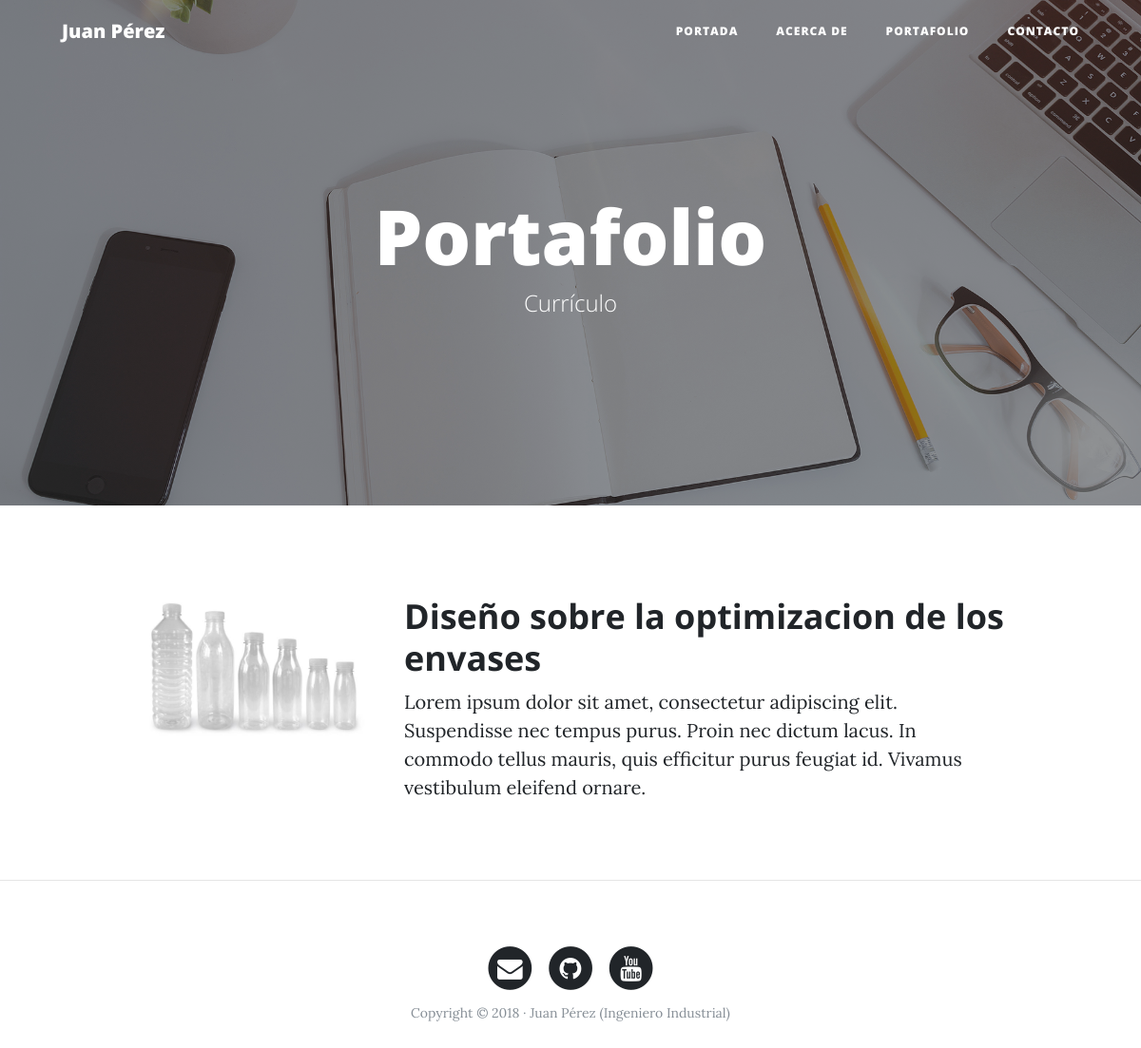
/portfolio/, run on an earlier commit of the app's database.
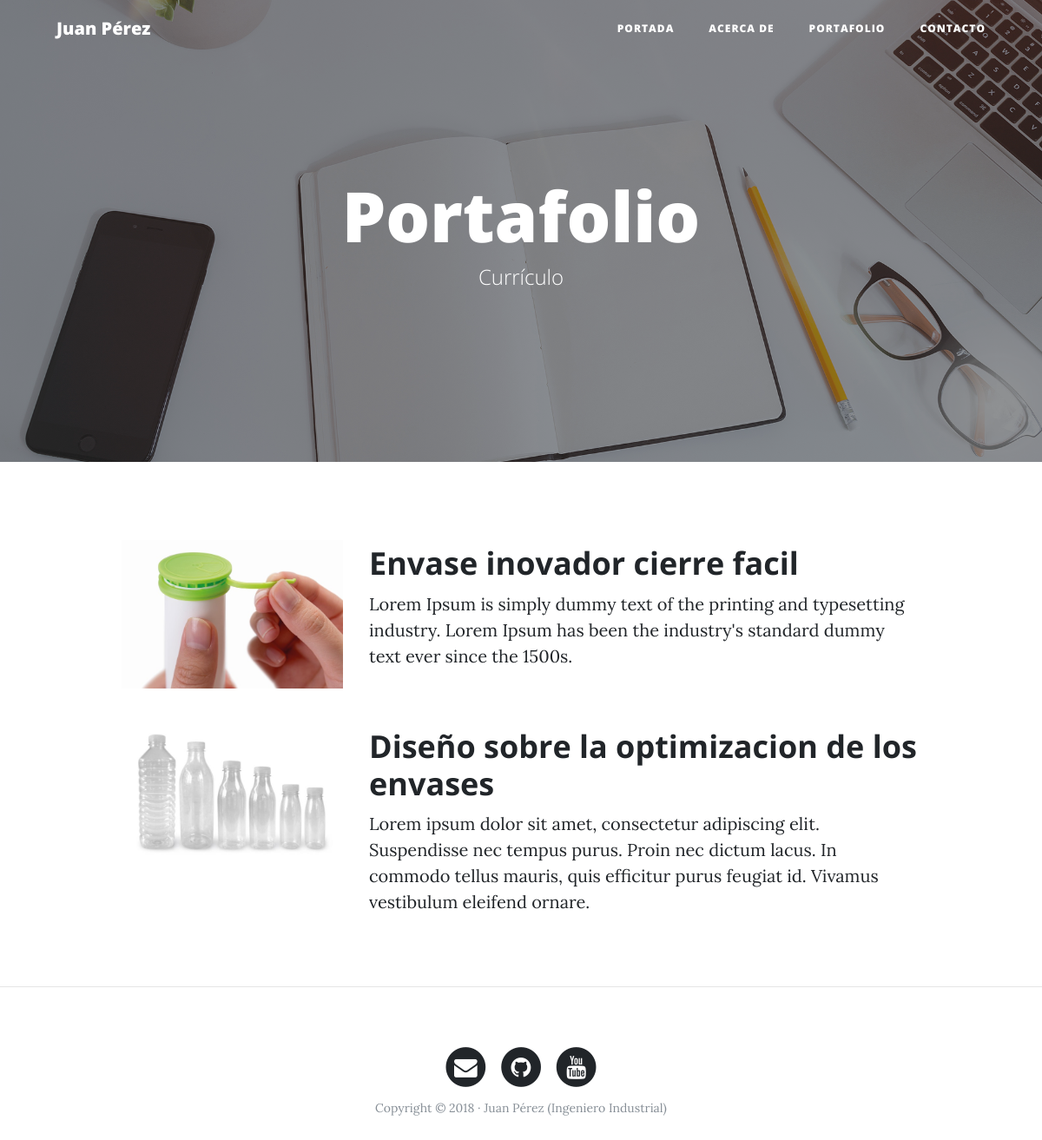
And on a later commit of the database.
### portfolio/models.py (models this page shows, shortened)
class Project(models.Model):
    title = models.CharField(max_length=200, verbose_name="Titulo")
    description = models.TextField(verbose_name="Descripcion")
    image = models.ImageField(verbose_name="Imagen", upload_to = "projects")
    link = models.URLField(null=True, blank=True, verbose_name="Direccion Web")
    created = models.DateTimeField(auto_now_add =True, verbose_name="Fecha de creacion")
    updated = models.DateTimeField(auto_now=True, verbose_name="Fecha de edicion")
    class Meta:
        verbose_name = "Proyecto"
        verbose_name_plural = "proyectos"
        ordering = ["-created"] #reverso de la ordenacion

### portfolio/views.py (the view)
# urls.py: path('portfolio/',portfolio_views.portfolio, name="portfolio"),
def portfolio(request):
    projects = Project.objects.all()
    return render(request, "portfolio/portfolio.html",{'projects': projects})

### portfolio/templates/portfolio/portfolio.html (shortened to what this page needs)
{% extends 'core/base.html' %}
{% block background %}{% load static %}{% static 'core/img/portfolio-bg.jpg' %}{% endblock %}
{% block headers %}
<h1>Portafolio</h1>
<span class="subheading">Currículo</span>
{% endblock %}
{% block content %}
    {% for project in projects %}
        <div class="row project">
            <div class="col-lg-3 col-md-4 offset-lg-1">
                <img class="img-fluid" src="{{project.image.url}} " alt="">
            </div>
        <div class="col-lg-7 col-md-8">
                <h2 class="section-heading title">{{project.title}}</h2>
            <p>{{project.description}}</p>
            </div>
        </div>
    {% endfor %}
{% endblock content %}

### core/templates/core/base.html (shortened to what this page needs)
<!DOCTYPE html>
<html lang="es">
  <head>
    {% load static %}
    <link href="{% static 'core/vendor/bootstrap/css/bootstrap.min.css' %}" rel="stylesheet">
    <link href="{% static 'core/vendor/font-awesome/css/font-awesome.min.css' %}" rel="stylesheet" type="text/css">
    <link href="{% static 'core/css/clean-blog.min.css' %}" rel="stylesheet">
  </head>
  <body>
    <nav class="navbar navbar-expand-lg navbar-light fixed-top" id="mainNav">
      <div class="container">
        <a class="navbar-brand" href="{% url 'home' %}">Juan Pérez</a>
        <div class="collapse navbar-collapse" id="navbarResponsive">
          <ul class="navbar-nav ml-auto">
            <li class="nav-item">
              <a class="nav-link" href="{% url 'home' %}">Portada</a>
            </li>
            <li class="nav-item">
              <a class="nav-link" href="{% url 'about' %}">Acerca de</a>
            </li>
            <li class="nav-item">
              <a class="nav-link" href="{% url 'portfolio' %}">Portafolio</a>
            </li>
            <li class="nav-item">
              <a class="nav-link" href="{% url 'contact' %}">Contacto</a>
            </li>
          </ul>
        </div>
      </div>
    </nav>
    <header class="masthead" style="background-image: url('{% block background %}{% endblock %}')">
      <div class="overlay"></div>
      <div class="container">
        <div class="row">
          <div class="col-lg-8 col-md-10 mx-auto">
            <div class="site-heading">
              {% block headers %}{% endblock %}
            </div>
          </div>
        </div>
      </div>
    </header>
    <div class="container">
      {% block content %}{% endblock %}
    </div>
    {% if request.path != "/" %}<hr>{% endif %}
    <footer>
      <div class="container">
        <div class="row">
          <div class="col-lg-8 col-md-10 mx-auto">
            <ul class="list-inline text-center">
              <li class="list-inline-item">
                <a href="#">
                  <span class="fa-stack fa-lg">
                    <i class="fa fa-circle fa-stack-2x"></i>
                    <i class="fa fa-envelope fa-stack-1x fa-inverse"></i>
                  </span>
                </a>
              </li>
              <li class="list-inline-item">
                <a href="#">
                  <span class="fa-stack fa-lg">
                    <i class="fa fa-circle fa-stack-2x"></i>
                    <i class="fa fa-github fa-stack-1x fa-inverse"></i>
                  </span>
                </a>
              </li>
              <li class="list-inline-item">
                <a href="#">
                  <span class="fa-stack fa-lg">
                    <i class="fa fa-circle fa-stack-2x"></i>
                    <i class="fa fa-youtube fa-stack-1x fa-inverse"></i>
                  </span>
                </a>
              </li>
            </ul>
            <p class="copyright text-muted">Copyright &copy; 2018 · Juan Pérez (Ingeniero Industrial) </p>
          </div>
        </div>
      </div>
    </footer>
  </body>
</html>

What changed in the data, as far as the page shows it:
added Project: image (picture), title "Envase inovador cierre facil", description "Lorem Ipsum is simply dummy text of the printing and typesetting industry. Lorem Ipsum has been the industry's standard dummy text ever since the 1500s."
